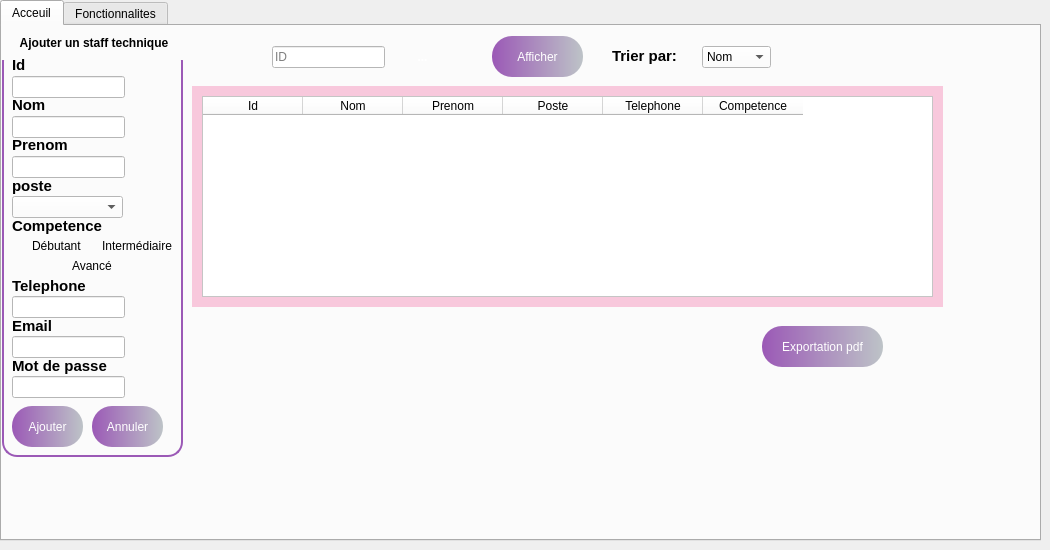
    <widget class="QWidget" name="page">
     <widget class="QTabWidget" name="tabWidget">
      <property name="geometry">
       <rect>
        <x>0</x>
        <y>0</y>
        <width>1041</width>
        <height>541</height>
       </rect>
      </property>
      <property name="styleSheet">
       <string notr="true">
QMainWindow, QWidget {
    background-color: #BDC3C7;
}

QTabWidget::pane {
    border: 2px solid #BDC3C7;
    border-radius: 15px;
    background-color: #BDC3C7;
}


QTabBar::tab {
    background: transparent;
    color: black;
    padding: 8px 20px;
    margin: 4px;
    border: 1px solid #999;
    border-radius: 15px;
    font-weight: bold;
}


QTabBar::tab:selected {
    background: #95A5A6;        
    color: white;
}


QTabBar::tab:hover {
    background: #A7B1B1;         
    color: white;
}


QTabWidget &gt; QWidget {
    background-color: #BDC3C7;
}
</string>
      </property>
      <property name="currentIndex">
       <number>0</number>
      </property>
      <widget class="QWidget" name="tab">
       <attribute name="title">
        <string>Acceuil</string>
       </attribute>
       <widget class="QGroupBox" name="groupBox">
        <property name="geometry">
         <rect>
          <x>0</x>
          <y>0</y>
          <width>181</width>
          <height>431</height>
         </rect>
        </property>
        <property name="styleSheet">
         <string notr="true">QGroupBox {
    border: 2px solid #9B59B6;
    border-radius: 15px;
    margin-top: 20px;
    background: qlineargradient(spread:pad,
                                x1:0, y1:0,
                                x2:1, y2:0,
                                stop:0 #9B59B6,
                                stop:1 #BDC3C7);
    color: white;
    font-weight: bold;
    padding: 15px;
}

QGroupBox::title {
    subcontrol-origin: margin;
    subcontrol-position: top centre; 
    padding: 10px 20px; 
    border-radius: 15px; 
    background: qlineargradient(spread:pad,
                                x1:0, y1:0,
                                x2:1, y2:0,
                                stop:0 #9B59B6,
                                stop:1 #BDC3C7);
    color: black; 
    font-size: 20px; 
    font-weight: bold;

}
</string>
        </property>
        <property name="title">
         <string>Ajouter un staff technique</string>
        </property>
        <widget class="QLabel" name="label_6">
         <property name="geometry">
          <rect>
           <x>10</x>
           <y>70</y>
           <width>49</width>
           <height>16</height>
          </rect>
         </property>
         <property name="styleSheet">
          <string notr="true"> background: transparent;</string>
         </property>
         <property name="text">
          <string>&lt;html&gt;&lt;head/&gt;&lt;body&gt;&lt;p&gt;&lt;span style=&quot; font-size:11pt; font-weight:700; color:#000000;&quot;&gt;Nom&lt;/span&gt;&lt;/p&gt;&lt;/body&gt;&lt;/html&gt;</string>
         </property>
        </widget>
        <widget class="QLabel" name="label_8">
         <property name="geometry">
          <rect>
           <x>10</x>
           <y>110</y>
           <width>71</width>
           <height>16</height>
          </rect>
         </property>
         <property name="styleSheet">
          <string notr="true"> background: transparent;</string>
         </property>
         <property name="text">
          <string>&lt;html&gt;&lt;head/&gt;&lt;body&gt;&lt;p&gt;&lt;span style=&quot; font-size:11pt; font-weight:700; color:#000000;&quot;&gt;Prenom&lt;/span&gt;&lt;/p&gt;&lt;/body&gt;&lt;/html&gt;</string>
         </property>
        </widget>
        <widget class="QLabel" name="label_24">
         <property name="geometry">
          <rect>
           <x>10</x>
           <y>150</y>
           <width>49</width>
           <height>21</height>
          </rect>
         </property>
         <property name="styleSheet">
          <string notr="true"> background: transparent;</string>
         </property>
         <property name="text">
          <string>&lt;html&gt;&lt;head/&gt;&lt;body&gt;&lt;p&gt;&lt;span style=&quot; font-size:11pt; font-weight:700; color:#000000;&quot;&gt;poste&lt;/span&gt;&lt;/p&gt;&lt;/body&gt;&lt;/html&gt;</string>
         </property>
        </widget>
        <widget class="QLabel" name="label_25">
         <property name="geometry">
          <rect>
           <x>10</x>
           <y>250</y>
           <width>81</width>
           <height>21</height>
          </rect>
         </property>
         <property name="styleSheet">
          <string notr="true"> background: transparent;</string>
         </property>
         <property name="text">
          <string>&lt;html&gt;&lt;head/&gt;&lt;body&gt;&lt;p&gt;&lt;span style=&quot; font-size:11pt; font-weight:700; color:#000000;&quot;&gt;Telephone&lt;/span&gt;&lt;/p&gt;&lt;/body&gt;&lt;/html&gt;</string>
         </property>
        </widget>
        <widget class="QLabel" name="label_26">
         <property name="geometry">
          <rect>
           <x>10</x>
           <y>190</y>
           <width>91</width>
           <height>21</height>
          </rect>
         </property>
         <property name="styleSheet">
          <string notr="true"> background: transparent;</string>
         </property>
         <property name="text">
          <string>&lt;html&gt;&lt;head/&gt;&lt;body&gt;&lt;p&gt;&lt;span style=&quot; font-size:11pt; font-weight:700; color:#000000;&quot;&gt;Competence&lt;/span&gt;&lt;/p&gt;&lt;/body&gt;&lt;/html&gt;</string>
         </property>
        </widget>
        <widget class="QLineEdit" name="lineEdit_13">
         <property name="geometry">
          <rect>
           <x>10</x>
           <y>50</y>
           <width>113</width>
           <height>22</height>
          </rect>
         </property>
         <property name="styleSheet">
          <string notr="true">background-color: rgb(255, 255, 255);</string>
         </property>
        </widget>
        <widget class="QLineEdit" name="lineEdit_14">
         <property name="geometry">
          <rect>
           <x>10</x>
           <y>90</y>
           <width>113</width>
           <height>22</height>
          </rect>
         </property>
         <property name="styleSheet">
          <string notr="true">background-color: rgb(255, 255, 255);</string>
         </property>
        </widget>
        <widget class="QLineEdit" name="lineEdit_19">
         <property name="geometry">
          <rect>
           <x>10</x>
           <y>270</y>
           <width>113</width>
           <height>22</height>
          </rect>
         </property>
         <property name="styleSheet">
          <string notr="true">background-color: rgb(255, 255, 255);</string>
         </property>
        </widget>
        <widget class="QLineEdit" name="lineEdit_20">
         <property name="geometry">
          <rect>
           <x>10</x>
           <y>130</y>
           <width>113</width>
           <height>22</height>
          </rect>
         </property>
         <property name="styleSheet">
          <string notr="true">background-color: rgb(255, 255, 255);</string>
         </property>
        </widget>
        <widget class="QLabel" name="label_27">
         <property name="geometry">
          <rect>
           <x>10</x>
           <y>30</y>
           <width>49</width>
           <height>16</height>
          </rect>
         </property>
         <property name="styleSheet">
          <string notr="true"> background: transparent;</string>
         </property>
         <property name="text">
          <string>&lt;html&gt;&lt;head/&gt;&lt;body&gt;&lt;p&gt;&lt;span style=&quot; font-size:11pt; font-weight:700; color:#000000;&quot;&gt;Id&lt;/span&gt;&lt;/p&gt;&lt;/body&gt;&lt;/html&gt;</string>
         </property>
        </widget>
        <widget class="QComboBox" name="comboBox_6">
         <property name="geometry">
          <rect>
           <x>10</x>
           <y>170</y>
           <width>111</width>
           <height>22</height>
          </rect>
         </property>
         <property name="styleSheet">
          <string notr="true">background-color: rgb(255, 255, 255);</string>
         </property>
         <item>
          <property name="text">
           <string/>
          </property>
         </item>
         <item>
          <property name="text">
           <string>Responsable de Staff technique</string>
          </property>
         </item>
         <item>
          <property name="text">
           <string>Responsable de Client</string>
          </property>
         </item>
         <item>
          <property name="text">
           <string>Responsable de Materiel</string>
          </property>
         </item>
         <item>
          <property name="text">
           <string>Responsable de Projet</string>
          </property>
         </item>
         <item>
          <property name="text">
           <string>Responsable de Sponsor</string>
          </property>
         </item>
         <item>
          <property name="text">
           <string>Responsable de Createur</string>
          </property>
         </item>
        </widget>
        <widget class="QRadioButton" name="radioButton">
         <property name="geometry">
          <rect>
           <x>10</x>
           <y>210</y>
           <width>89</width>
           <height>20</height>
          </rect>
         </property>
         <property name="styleSheet">
          <string notr="true"> background: transparent;
</string>
         </property>
         <property name="text">
          <string>Débutant</string>
         </property>
        </widget>
        <widget class="QRadioButton" name="radioButton_2">
         <property name="geometry">
          <rect>
           <x>80</x>
           <y>210</y>
           <width>91</width>
           <height>20</height>
          </rect>
         </property>
         <property name="styleSheet">
          <string notr="true"> background: transparent;</string>
         </property>
         <property name="text">
          <string>Intermédiaire</string>
         </property>
        </widget>
        <widget class="QRadioButton" name="radioButton_3">
         <property name="geometry">
          <rect>
           <x>50</x>
           <y>230</y>
           <width>89</width>
           <height>20</height>
          </rect>
         </property>
         <property name="styleSheet">
          <string notr="true"> background: transparent;</string>
         </property>
         <property name="text">
          <string>Avancé</string>
         </property>
        </widget>
        <widget class="QToolButton" name="toolButton_15">
         <property name="geometry">
          <rect>
           <x>10</x>
           <y>380</y>
           <width>71</width>
           <height>41</height>
          </rect>
         </property>
         <property name="styleSheet">
          <string notr="true">QToolButton { border: none; border-radius: 20px; color: white; padding: 1px; background: qlineargradient(spread:pad, x1:0, y1:0, x2:1, y2:0, stop:0 #9B59B6, stop:1 #BDC3C7); } QToolButton:hover { background: qlineargradient(spread:pad, x1:0, y1:0, x2:1, y2:0, stop:0 #BDC3C7, stop:1 #F8C8DC);}</string>
         </property>
         <property name="text">
          <string>Ajouter</string>
         </property>
        </widget>
        <widget class="QLabel" name="label_40">
         <property name="geometry">
          <rect>
           <x>10</x>
           <y>290</y>
           <width>81</width>
           <height>21</height>
          </rect>
         </property>
         <property name="styleSheet">
          <string notr="true"> background: transparent;</string>
         </property>
         <property name="text">
          <string>&lt;html&gt;&lt;head/&gt;&lt;body&gt;&lt;p&gt;&lt;span style=&quot; font-size:11pt; font-weight:700; color:#000000;&quot;&gt;Email&lt;/span&gt;&lt;/p&gt;&lt;/body&gt;&lt;/html&gt;</string>
         </property>
        </widget>
        <widget class="QLineEdit" name="staffEmailLineEdit">
         <property name="geometry">
          <rect>
           <x>10</x>
           <y>310</y>
           <width>113</width>
           <height>22</height>
          </rect>
         </property>
         <property name="styleSheet">
          <string notr="true">background-color: rgb(255, 255, 255);</string>
         </property>
        </widget>
        <widget class="QLabel" name="label_41">
         <property name="geometry">
          <rect>
           <x>10</x>
           <y>330</y>
           <width>111</width>
           <height>21</height>
          </rect>
         </property>
         <property name="styleSheet">
          <string notr="true"> background: transparent;</string>
         </property>
         <property name="text">
          <string>&lt;html&gt;&lt;head/&gt;&lt;body&gt;&lt;p&gt;&lt;span style=&quot; font-size:11pt; font-weight:700; color:#000000;&quot;&gt;Mot de passe&lt;/span&gt;&lt;/p&gt;&lt;/body&gt;&lt;/html&gt;</string>
         </property>
        </widget>
        <widget class="QLineEdit" name="staffMotDePasseLineEdit">
         <property name="geometry">
          <rect>
           <x>10</x>
           <y>350</y>
           <width>113</width>
           <height>22</height>
          </rect>
         </property>
         <property name="styleSheet">
          <string notr="true">background-color: rgb(255, 255, 255);</string>
         </property>
        </widget>
        <widget class="QToolButton" name="staffCancelForm">
         <property name="geometry">
          <rect>
           <x>90</x>
           <y>380</y>
           <width>71</width>
           <height>41</height>
          </rect>
         </property>
         <property name="styleSheet">
          <string notr="true">QToolButton { border: none; border-radius: 20px; color: white; padding: 1px; background: qlineargradient(spread:pad, x1:0, y1:0, x2:1, y2:0, stop:0 #9B59B6, stop:1 #BDC3C7); } QToolButton:hover { background: qlineargradient(spread:pad, x1:0, y1:0, x2:1, y2:0, stop:0 #BDC3C7, stop:1 #F8C8DC);}</string>
         </property>
         <property name="text">
          <string>Annuler</string>
         </property>
        </widget>
       </widget>
       <widget class="QLineEdit" name="lineEdit_21">
        <property name="geometry">
         <rect>
          <x>270</x>
          <y>20</y>
          <width>113</width>
          <height>22</height>
         </rect>
        </property>
        <property name="styleSheet">
         <string notr="true">background-color: rgb(255, 255, 255);</string>
        </property>
        <property name="text">
         <string/>
        </property>
        <property name="placeholderText">
         <string>ID</string>
        </property>
       </widget>
       <widget class="QLabel" name="label_28">
        <property name="geometry">
         <rect>
          <x>610</x>
          <y>20</y>
          <width>71</width>
          <height>21</height>
         </rect>
        </property>
        <property name="text">
         <string>&lt;html&gt;&lt;head/&gt;&lt;body&gt;&lt;p&gt;&lt;span style=&quot; font-size:11pt; font-weight:700; color:#000000;&quot;&gt;Trier par:&lt;/span&gt;&lt;/p&gt;&lt;/body&gt;&lt;/html&gt;</string>
        </property>
       </widget>
       <widget class="QComboBox" name="comboBox">
        <property name="geometry">
         <rect>
          <x>700</x>
          <y>20</y>
          <width>69</width>
          <height>22</height>
         </rect>
        </property>
        <property name="styleSheet">
         <string notr="true">background-color: rgb(255, 255, 255);</string>
        </property>
        <item>
         <property name="text">
          <string>Nom</string>
         </property>
        </item>
        <item>
         <property name="text">
          <string>Poste</string>
         </property>
        </item>
        <item>
         <property name="text">
          <string>Competence</string>
         </property>
        </item>
       </widget>
       <widget class="QWidget" name="widget_4" native="true">
        <property name="geometry">
         <rect>
          <x>190</x>
          <y>60</y>
          <width>751</width>
          <height>221</height>
         </rect>
        </property>
        <property name="styleSheet">
         <string notr="true">background-color: rgb(248, 200, 220);</string>
        </property>
        <widget class="QTableWidget" name="tableWidget_3">
         <property name="geometry">
          <rect>
           <x>10</x>
           <y>10</y>
           <width>731</width>
           <height>201</height>
          </rect>
         </property>
         <property name="styleSheet">
          <string notr="true">background-color: rgb(255, 255, 255);
color: rgb(0, 0, 0);</string>
         </property>
         <column>
          <property name="text">
           <string>Id</string>
          </property>
         </column>
         <column>
          <property name="text">
           <string>Nom</string>
          </property>
         </column>
         <column>
          <property name="text">
           <string>Prenom</string>
          </property>
         </column>
         <column>
          <property name="text">
           <string>Poste</string>
          </property>
         </column>
         <column>
          <property name="text">
           <string>Telephone</string>
          </property>
         </column>
         <column>
          <property name="text">
           <string>Competence</string>
          </property>
         </column>
        </widget>
       </widget>
       <widget class="QToolButton" name="toolButton_23">
        <property name="geometry">
         <rect>
          <x>490</x>
          <y>10</y>
          <width>91</width>
          <height>41</height>
         </rect>
        </property>
        <property name="styleSheet">
         <string notr="true">QToolButton { border: none; border-radius: 20px; color: white; padding: 1px; background: qlineargradient(spread:pad, x1:0, y1:0, x2:1, y2:0, stop:0 #9B59B6, stop:1 #BDC3C7); } QToolButton:hover { background: qlineargradient(spread:pad, x1:0, y1:0, x2:1, y2:0, stop:0 #BDC3C7, stop:1 #F8C8DC);}</string>
        </property>
        <property name="text">
         <string>Afficher</string>
        </property>
       </widget>
       <widget class="QToolButton" name="pdf">
        <property name="geometry">
         <rect>
          <x>760</x>
          <y>300</y>
          <width>121</width>
          <height>41</height>
         </rect>
        </property>
        <property name="styleSheet">
         <string notr="true">QToolButton { border: none; border-radius: 20px; color: white; padding: 1px; background: qlineargradient(spread:pad, x1:0, y1:0, x2:1, y2:0, stop:0 #9B59B6, stop:1 #BDC3C7); } QToolButton:hover { background: qlineargradient(spread:pad, x1:0, y1:0, x2:1, y2:0, stop:0 #BDC3C7, stop:1 #F8C8DC);}</string>
        </property>
        <property name="text">
         <string>Exportation pdf</string>
        </property>
       </widget>
       <widget class="QToolButton" name="toolButton_25">
        <property name="geometry">
         <rect>
          <x>940</x>
          <y>210</y>
          <width>51</width>
          <height>41</height>
         </rect>
        </property>
        <property name="styleSheet">
         <string notr="true">QToolButton {
    border: none;
    border-radius: 20px;
    color: white;
    padding: 5px;
    background: qlineargradient(spread:pad,
                                x1:0, y1:0,
                                x2:1, y2:0,
                                stop:0 #F8C8DC,
                                stop:1 #BDC3C7);
    font-weight: bold;
}

QToolButton:hover {
    background: qlineargradient(spread:pad,
                                x1:0, y1:0,
                                x2:1, y2:0,
                                stop:0 #BDC3C7,
                                stop:1 #F8C8DC);
    color: black;
}
</string>
        </property>
        <property name="text">
         <string/>
        </property>
        <property name="icon">
         <iconset theme="QIcon::ThemeIcon::EditDelete"/>
        </property>
        <property name="iconSize">
         <size>
          <width>30</width>
          <height>30</height>
         </size>
        </property>
       </widget>
       <widget class="QToolButton" name="toolButton_26">
        <property name="geometry">
         <rect>
          <x>940</x>
          <y>130</y>
          <width>51</width>
          <height>41</height>
         </rect>
        </property>
        <property name="styleSheet">
         <string notr="true">QToolButton {
    border: none;
    border-radius: 20px;
    color: white;
    padding: 5px;
    background: qlineargradient(spread:pad,
                                x1:0, y1:0,
                                x2:1, y2:0,
                                stop:0 #F8C8DC,
                                stop:1 #BDC3C7);
    font-weight: bold;
}

QToolButton:hover {
    background: qlineargradient(spread:pad,
                                x1:0, y1:0,
                                x2:1, y2:0,
                                stop:0 #BDC3C7,
                                stop:1 #F8C8DC);
    color: black;
}
</string>
        </property>
        <property name="text">
         <string/>
        </property>
        <property name="icon">
         <iconset theme="QIcon::ThemeIcon::MailMessageNew"/>
        </property>
        <property name="iconSize">
         <size>
          <width>30</width>
          <height>30</height>
         </size>
        </property>
       </widget>
       <widget class="QToolButton" name="toolButton_27">
        <property name="geometry">
         <rect>
          <x>400</x>
          <y>10</y>
          <width>41</width>
          <height>41</height>
         </rect>
        </property>
        <property name="styleSheet">
         <string notr="true">QToolButton {
    border: none;
    border-radius: 20px;
    color: white;
    padding: 5px;
    background: qlineargradient(spread:pad,
                                x1:0, y1:0,
                                x2:1, y2:0,
                                stop:0 #F8C8DC,
                                stop:1 #BDC3C7);
    font-weight: bold;
}

QToolButton:hover {
    background: qlineargradient(spread:pad,
                                x1:0, y1:0,
                                x2:1, y2:0,
                                stop:0 #BDC3C7,
                                stop:1 #F8C8DC);
    color: black;
}
</string>
        </property>
        <property name="text">
         <string>...</string>
        </property>
        <property name="icon">
         <iconset theme="QIcon::ThemeIcon::SystemSearch"/>
        </property>
        <property name="iconSize">
         <size>
          <width>30</width>
          <height>30</height>
         </size>
        </property>
       </widget>
      </widget>
      <widget class="QWidget" name="tab_2">
       <attribute name="title">
        <string>Fonctionnalites</string>
       </attribute>
       <widget class="QGroupBox" name="groupBox_3">
        <property name="geometry">
         <rect>
          <x>40</x>
          <y>60</y>
          <width>431</width>
          <height>371</height>
         </rect>
        </property>
        <property name="styleSheet">
         <string notr="true">QGroupBox {
    border: 2px solid #9B59B6;
    border-radius: 15px;
    margin-top: 20px;
    background: qlineargradient(spread:pad,
                                x1:0, y1:0,
                                x2:1, y2:0,
                                stop:0 #9B59B6,
                                stop:1 #BDC3C7);
    color: white;
    font-weight: bold;
    padding: 15px;
}

QGroupBox::title {
    subcontrol-origin: margin;
    subcontrol-position: top centre; 
    padding: 10px 20px; 
    border-radius: 15px; 
    background: qlineargradient(spread:pad,
                                x1:0, y1:0,
                                x2:1, y2:0,
                                stop:0 #9B59B6,
                                stop:1 #BDC3C7);
    color: black; 
    font-size: 20px; 
    font-weight: bold;

}
</string>
        </property>
        <property name="title">
         <string>Statistiques des staff techniques selon leurs postes</string>
        </property>
       </widget>
       <widget class="QLabel" name="label_39">
        <property name="geometry">
         <rect>
          <x>620</x>
          <y>230</y>
          <width>211</width>
          <height>61</height>
         </rect>
        </property>
        <property name="styleSheet">
         <string notr="true">QLabel {
    border: 2px solid #F8C8DC;
    border-radius: 15px;
    background: qlineargradient(spread:pad,
                                x1:0, y1:0,
                                x2:1, y2:0,
                                stop:0 #F8C8DC,
                                stop:1 #BDC3C7);
    color: black; 
    font-weight: bold;
    padding: 10px;
    font-size: 16px;
}
</string>
        </property>
        <property name="text">
         <string>&lt;html&gt;&lt;head/&gt;&lt;body&gt;&lt;p align=&quot;center&quot;&gt;&lt;span style=&quot; font-size:16pt; color:#ffffff;&quot;&gt;Autres Metiers =&amp;gt;&lt;/span&gt;&lt;/p&gt;&lt;p align=&quot;center&quot;&gt;&lt;span style=&quot; color:#ffffff;&quot;&gt;&lt;br/&gt;&lt;/span&gt;&lt;/p&gt;&lt;/body&gt;&lt;/html&gt;</string>
        </property>
       </widget>
      </widget>
     </widget>
    </widget>
